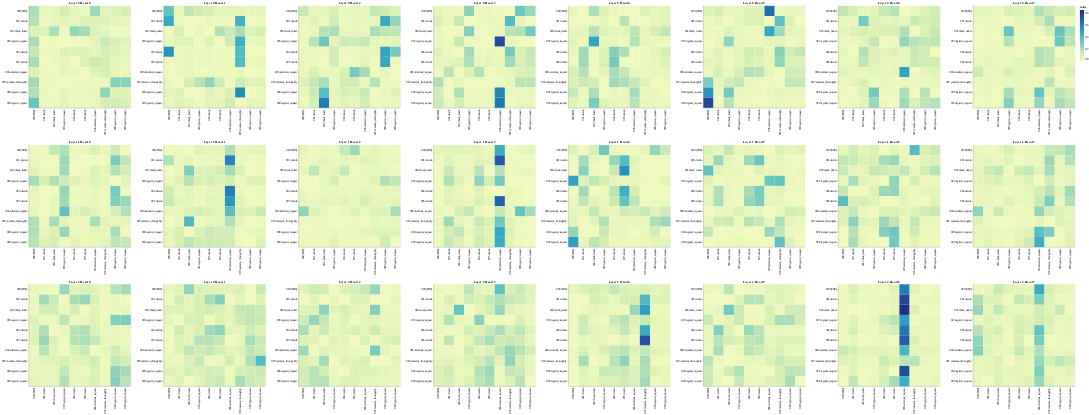

Notebook cell for this chart:
### Code cell
# Display attention maps for encoder self-attention
get_all_attention_maps("encoder", layers, heads, encoder_input_tokens, encoder_input_tokens, min(20, sentence_len))
